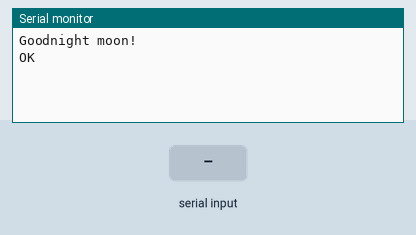
Simulated run of this sketch. Board: Arduino Uno, built with avr-gcc and run on an emulated ATmega328P. On the bench: the last lines printed to the serial monitor. The test bench sets the inputs (shaded band). The modem accepts every AT command (registered, SIM ready, sends succeed) and sends nothing else.

Above: at 1.2 s.
1.3 s: "1" received over the second serial link
At 2.5 s:
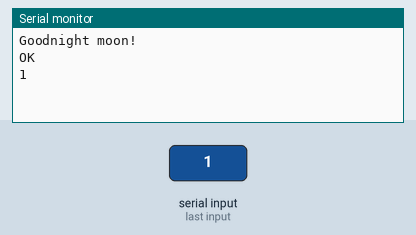
2.8 s: "0" received over the second serial link
At 3.8 s:
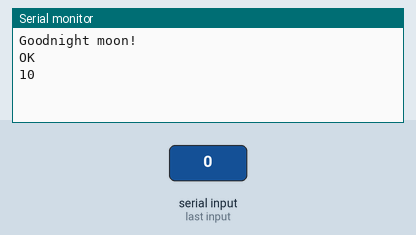

The sketch:

TRy-AT-to-GSM-works-connect-serial-gnd.ino
```cpp
//#include "SIM900.h"
#include <SoftwareSerial.h>
//#include <GSM.h>

//GSM_SMS sms;

SoftwareSerial mySerial(10, 11); // RX, TX

void setup() {
  // put your setup code here, to run once:
Serial.begin(9600);
  while (!Serial) {
    ; // wait for serial port to connect. Needed for native USB port only
  }

Serial.println("Goodnight moon!");

  // set the data rate for the SoftwareSerial port
  mySerial.begin(9600);
  mySerial.println("AT");


}

void loop() {
  // put your main code here, to run repeatedly:

if (mySerial.available()) {
    Serial.write(mySerial.read());
  }
  if (Serial.available()) {
    mySerial.write(Serial.read());
  }

}
```

Measured:
- after the input at 1.3 s, the serial monitor: prints a new line at once (image 1)
- after the input at 2.8 s, the serial monitor: prints a new line at once (image 2)
